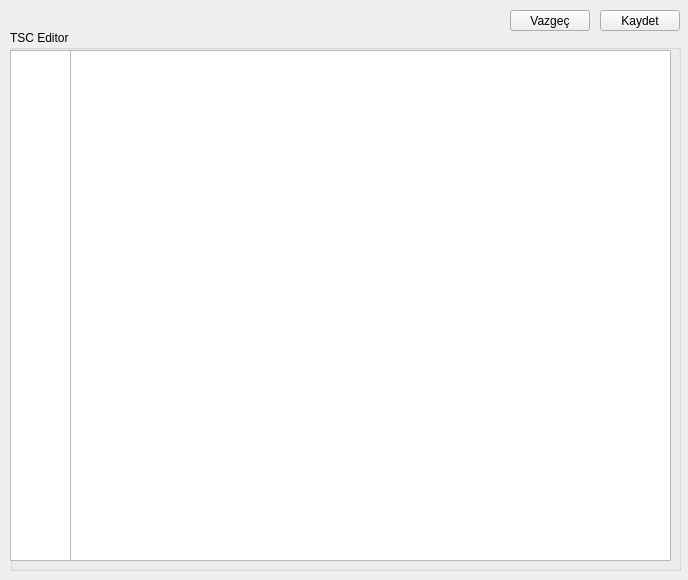
<?xml version="1.0" encoding="UTF-8"?>
<ui version="4.0">
 <class>MainWindow</class>
 <widget class="QMainWindow" name="MainWindow">
  <property name="geometry">
   <rect>
    <x>0</x>
    <y>0</y>
    <width>688</width>
    <height>580</height>
   </rect>
  </property>
  <property name="windowTitle">
   <string>TBI Serial Agent API Server</string>
  </property>
  <widget class="QWidget" name="centralWidget">
   <widget class="QPushButton" name="btn_save">
    <property name="geometry">
     <rect>
      <x>600</x>
      <y>10</y>
      <width>80</width>
      <height>21</height>
     </rect>
    </property>
    <property name="text">
     <string>Kaydet</string>
    </property>
   </widget>
   <widget class="QPushButton" name="btn_cancel">
    <property name="geometry">
     <rect>
      <x>510</x>
      <y>10</y>
      <width>80</width>
      <height>21</height>
     </rect>
    </property>
    <property name="text">
     <string>Vazgeç</string>
    </property>
   </widget>
   <widget class="QGroupBox" name="groupBox">
    <property name="geometry">
     <rect>
      <x>10</x>
      <y>30</y>
      <width>671</width>
      <height>541</height>
     </rect>
    </property>
    <property name="title">
     <string>TSC Editor</string>
    </property>
    <widget class="QTextEdit" name="textEdit">
     <property name="geometry">
      <rect>
       <x>60</x>
       <y>20</y>
       <width>601</width>
       <height>511</height>
      </rect>
     </property>
     <property name="font">
      <font>
       <pointsize>13</pointsize>
      </font>
     </property>
     <property name="autoFillBackground">
      <bool>false</bool>
     </property>
    </widget>
    <widget class="QTextEdit" name="textEdit_2">
     <property name="geometry">
      <rect>
       <x>60</x>
       <y>20</y>
       <width>601</width>
       <height>511</height>
      </rect>
     </property>
     <property name="font">
      <font>
       <pointsize>13</pointsize>
      </font>
     </property>
    </widget>
    <widget class="QTextEdit" name="textEdit_3">
     <property name="geometry">
      <rect>
       <x>0</x>
       <y>20</y>
       <width>61</width>
       <height>511</height>
      </rect>
     </property>
     <property name="font">
      <font>
       <pointsize>13</pointsize>
      </font>
     </property>
     <property name="autoFillBackground">
      <bool>false</bool>
     </property>
    </widget>
    <zorder>textEdit_2</zorder>
    <zorder>textEdit</zorder>
    <zorder>textEdit_3</zorder>
   </widget>
  </widget>
 </widget>
 <layoutdefault spacing="6" margin="11"/>
 <resources/>
 <connections/>
</ui>
